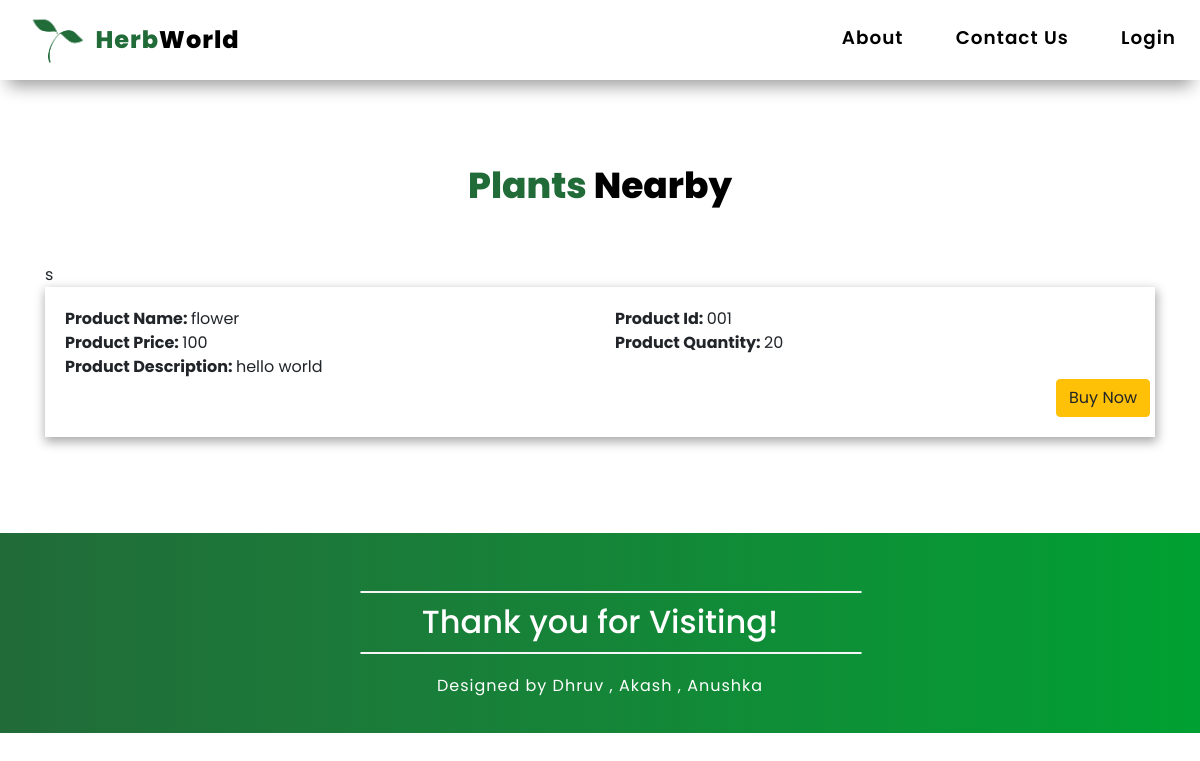
Page /nurserylist/manager_hb on the committed database.
### herbworldapp/models.py (models this page shows, shortened)
class Product(models.Model):
    name = models.CharField(max_length=50)
    price = models.IntegerField(default=0)
    quantity = models.IntegerField(default=0)
    product_id = models.CharField(max_length=50)
    nursery_id = models.CharField(max_length=50)
    description = models.CharField(max_length=300)
    product_image = models.ImageField(
        null=True, upload_to="herbworldapp/images/", default="herbworldapp/images/")

### herbworldapp/views.py (the view)
# urls.py: path("nurserylist/<username>", views.showNurseryProducts,
def showNurseryProducts(request, username):
    props = Product.objects.filter(nursery_id=username)
    return render(request, 'herbworldapp/productlist.html', {'props': props})

### herbworldapp/templates/herbworldapp/productlist.html (shortened to what this page needs)
{% extends 'herbworldapp/basic.html' %}
{% load static %}
{% block body %}
<div class="container">
  <div class="row">
    <div class="col text-center">
      <div class="row  mt-5 mb-5 pt-3">
        <div class="col text-center">
          <h2 class="loginheading"><span class="loginheading1">Plants </span><span class="loginheading2">Nearby</span>
        </div>
      </div>
      {% for product in props reversed %}
      <div class="row mb-5">
        <div class="col text-left">s
          <div class="productdetails">
            <div class="row">
              <div class="col col-6">
                <strong>Product Name: </strong> {{product.name}}
              </div>
              <div class="col col-6">
                <strong>Product Id: </strong> {{product.product_id}}
              </div>
            </div>
            <div class="row">
              <div class="col col-6">
                <strong>Product Price: </strong> {{product.price}}
              </div>
              <div class="col col-6">
                <strong>Product Quantity: </strong> {{product.quantity}}
              </div>
            </div>
            <div class="row">
              <div class="col"><strong>Product Description: </strong> {{product.description}}</div>
            </div>
            <div class="row justify-content-end">
              <button type="button buynow" class="btn btn-warning" data-toggle="modal"
                data-target="#orderModal{{product.product_id}}">Buy Now</button>
            </div>
          </div>
        </div>
      </div>
      {% endfor %}
    </div>
  </div>
</div>
</div>
{% endblock %}

### rows in the picture
Product: name "flower", product_id "001", price "100", quantity "20", description "hello world"
